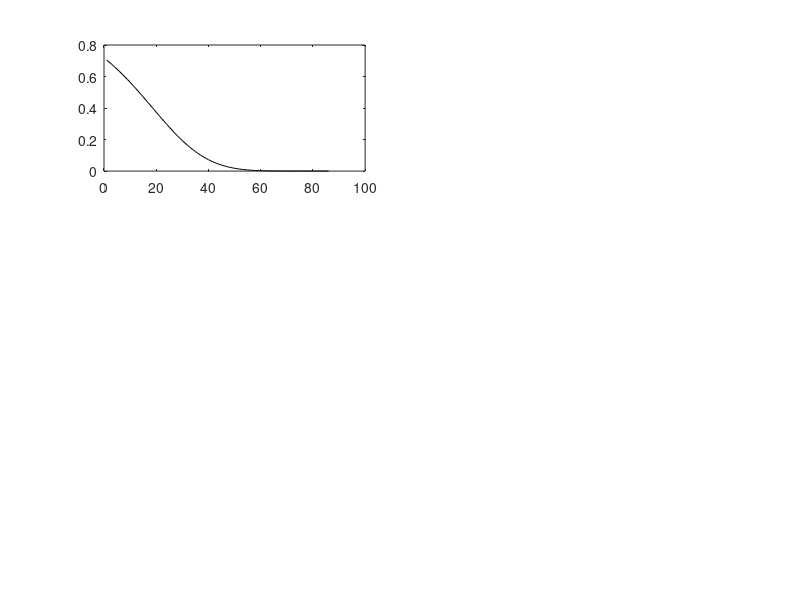

The MATLAB source for this figure: (Note: this script raises an error after producing the figure.)


close all
figure('Position',[100,100,750,650]);
Q = 10;
N = 150 ;
fs = 16;
Order = @(x,n) 1/(n-1)*(n-sum(x.^2).^2./sum(x.^4));

Rmin = 1;
Rmax = 14;
step = 0.1;
minR = 0.01;


for n = 0:5
    
    subplot(3,2,n+1)
    
    for i=1:200    

        rs = rand(2,1)*(Rmax-Rmin)+Rmin;
        r1s = rs(1); r2s = rs(2);
        
        for j = 1:N
            c1 = r1s(end).^4;
            c2 = r2s(end).^4;
        
            Q1 = c1/(c1+c2)*Q;
            Q2 = c2/(c1+c2)*Q;
            
            alpha = step./max(Q1/r1s(end).^n,Q2/r2s(end).^n);
            
            
            dr1 = r1s(end) - alpha*Q1/r1s(end).^n;
            dr1Cond = dr1 > minR;              
            dr2 = r2s(end) - alpha*Q2/r2s(end).^n;
            dr2Cond = dr2 > minR;
            
            if ~dr1Cond | ~dr2Cond
                break
            end
                        
            
            r1s = [r1s,dr1*dr1Cond + 0.1*(1-dr1Cond)];
            r2s = [r2s,dr2*dr2Cond + 0.1*(1-dr2Cond)]; 
            
        end    

        c1s = r1s.^4;
        c2s = r2s.^4;
        
        q = [1./c1s; 1./c2s];
        order = Order(q,2);

        p1 = plot(order,'-k'); hold on;
        p1.Color(4) = 0.2;

    end
    drawnow
    xlim([0,N]);

    xlabel('Iteration','Interpreter','latex');
    ylabel('$\mathcal{O}(q)$','Interpreter','latex');
    set(gca,'TickLabelInterpreter','latex');
    set(gca,'fontSize',fs);
    title(sprintf('$n=%d$',n),'Interpreter','latex');
end
    
